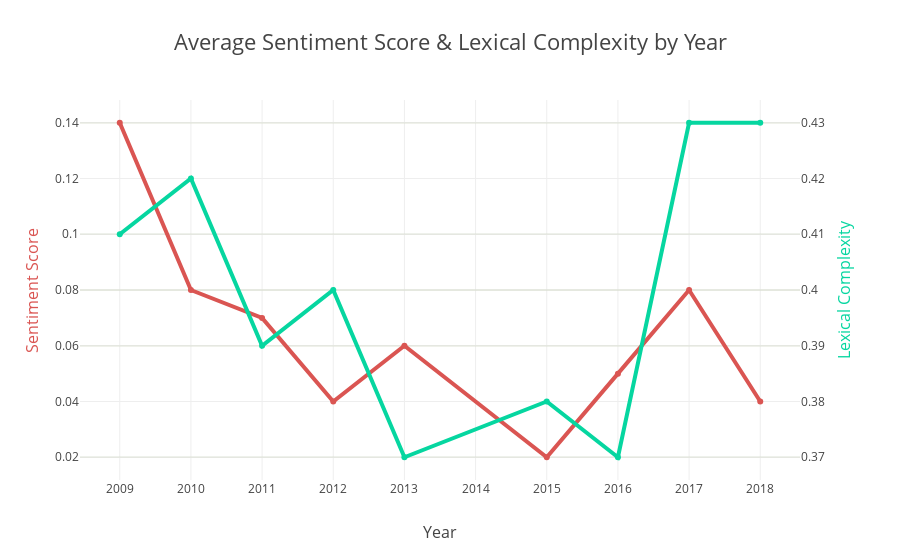

The code cell stored with this chart in its notebook:
### Markdown cell above
### Plot Sentiment Scores and Lexical Complexity by Year

### Code cell
trace0 = go.Scatter(
    x = df_avg['year'],
    y = df_avg['sentiment'],
    name = 'Sentiment',
    line = dict(
        color = ('#DA5552'),
        width = 4)
)
trace1 = go.Scatter(
    x = df_avg['year'],
    y = df_avg['lexical_complexity'],
    name = 'Lexical Complexity',
    yaxis='y2',
    line = dict(
        color = ('#06D6A0'),
        width = 4)
)
data = [trace0,trace1]
layout = go.Layout(
        title = 'Average Sentiment Score & Lexical Complexity by Year',
        titlefont = dict(size=22),
        xaxis = dict(
            title = 'Year',
            titlefont = dict(size=16),
            dtick = 1),    
        yaxis = dict(
            title = 'Sentiment Score',
            titlefont = dict(size=16,color='#DA5552'),
            autorange = True,
            showgrid = True,
            zeroline = True,
            gridcolor = '#BBC7A4',
            gridwidth = 1,
            zerolinecolor = '#BBC7A4',
            zerolinewidth = 3),
        yaxis2=dict(
        title='Lexical Complexity',
        titlefont=dict(size=16,
            color='#06D6A0'
        ),
        overlaying='y',
        side='right'
    ),
        margin = dict(
            l = 80,
            r = 100,
            b = 80,
            t = 100),
        showlegend=False)

fig = go.Figure(data=data, layout=layout)
iplot(fig, filename='scatter-plot-with-colorscale')

### Figure 1 — Plotly figure (JSON) as saved in the notebook; plotly's stock layout.template omitted (floating-point values rounded to 4 significant figures)
{"data": [{"line": {"color": "#DA5552", "width": 4}, "name": "Sentiment", "type": "scatter", "x": [2009, 2010, 2011, 2012, 2013, 2015, 2016, 2017, 2018], "y": [0.14, 0.08, 0.07, 0.04, 0.06, 0.02, 0.05, 0.08, 0.04]}, {"line": {"color": "#06D6A0", "width": 4}, "name": "Lexical Complexity", "type": "scatter", "x": [2009, 2010, 2011, 2012, 2013, 2015, 2016, 2017, 2018], "y": [0.41, 0.42, 0.39, 0.4, 0.37, 0.38, 0.37, 0.43, 0.43], "yaxis": "y2"}], "layout": {"margin": {"b": 80, "l": 80, "r": 100, "t": 100}, "showlegend": false, "title": "Average Sentiment Score & Lexical Complexity by Year", "titlefont": {"size": 22}, "xaxis": {"dtick": 1, "title": "Year", "titlefont": {"size": 16}}, "yaxis": {"autorange": true, "gridcolor": "#BBC7A4", "gridwidth": 1, "showgrid": true, "title": "Sentiment Score", "titlefont": {"color": "#DA5552", "size": 16}, "zeroline": true, "zerolinecolor": "#BBC7A4", "zerolinewidth": 3}, "yaxis2": {"overlaying": "y", "side": "right", "title": "Lexical Complexity", "titlefont": {"color": "#06D6A0", "size": 16}}}}
